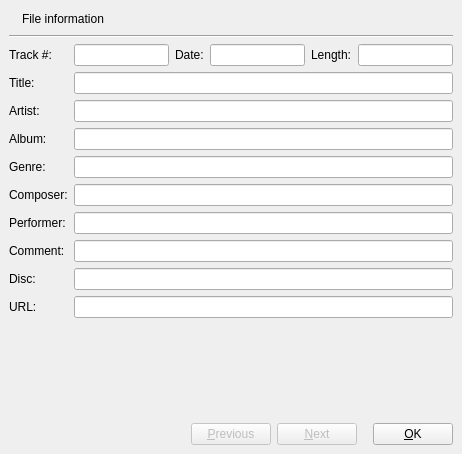
<?xml version="1.0" encoding="UTF-8"?>
<ui version="4.0">
 <author>Håvard Tautra Knutsen</author>
 <class>MetaInfoDialog</class>
 <widget class="QDialog" name="MetaInfoDialog">
  <property name="geometry">
   <rect>
    <x>0</x>
    <y>0</y>
    <width>462</width>
    <height>454</height>
   </rect>
  </property>
  <property name="windowTitle">
   <string>File information</string>
  </property>
  <layout class="QVBoxLayout">
   <property name="spacing">
    <number>6</number>
   </property>
   <property name="margin">
    <number>9</number>
   </property>
   <item>
    <layout class="QHBoxLayout">
     <property name="spacing">
      <number>6</number>
     </property>
     <property name="margin">
      <number>0</number>
     </property>
     <item>
      <widget class="QLabel" name="metaInfoDialogLabel"/>
     </item>
     <item>
      <widget class="QLabel" name="label_2">
       <property name="text">
        <string>File information</string>
       </property>
      </widget>
     </item>
     <item>
      <widget class="QLabel" name="progressLabel">
       <property name="text">
        <string/>
       </property>
      </widget>
     </item>
     <item>
      <spacer>
       <property name="orientation">
        <enum>Qt::Horizontal</enum>
       </property>
       <property name="sizeHint" stdset="0">
        <size>
         <width>40</width>
         <height>20</height>
        </size>
       </property>
      </spacer>
     </item>
     <item>
      <widget class="ClickableLabel" name="l_coverArt" native="true">
       <property name="text" stdset="0">
        <string/>
       </property>
      </widget>
     </item>
    </layout>
   </item>
   <item>
    <widget class="Line" name="line">
     <property name="orientation">
      <enum>Qt::Horizontal</enum>
     </property>
    </widget>
   </item>
   <item>
    <layout class="QGridLayout">
     <property name="margin">
      <number>0</number>
     </property>
     <property name="spacing">
      <number>6</number>
     </property>
     <item row="5" column="1" colspan="5">
      <widget class="QLineEdit" name="composerEdit">
       <property name="readOnly">
        <bool>true</bool>
       </property>
      </widget>
     </item>
     <item row="0" column="0">
      <widget class="QLabel" name="trackLabel">
       <property name="text">
        <string>Track #:</string>
       </property>
      </widget>
     </item>
     <item row="2" column="0">
      <widget class="QLabel" name="artistLabel">
       <property name="text">
        <string>Artist:</string>
       </property>
      </widget>
     </item>
     <item row="0" column="1">
      <widget class="QLineEdit" name="trackEdit">
       <property name="readOnly">
        <bool>true</bool>
       </property>
      </widget>
     </item>
     <item row="1" column="0">
      <widget class="QLabel" name="titleLabel">
       <property name="text">
        <string>Title:</string>
       </property>
      </widget>
     </item>
     <item row="3" column="1" colspan="5">
      <widget class="QLineEdit" name="albumEdit">
       <property name="readOnly">
        <bool>true</bool>
       </property>
      </widget>
     </item>
     <item row="0" column="5">
      <widget class="QLineEdit" name="lengthEdit">
       <property name="readOnly">
        <bool>true</bool>
       </property>
      </widget>
     </item>
     <item row="0" column="2">
      <widget class="QLabel" name="dateLabel">
       <property name="text">
        <string>Date:</string>
       </property>
      </widget>
     </item>
     <item row="4" column="1" colspan="5">
      <widget class="QLineEdit" name="genreEdit">
       <property name="readOnly">
        <bool>true</bool>
       </property>
      </widget>
     </item>
     <item row="8" column="1" colspan="5">
      <widget class="QLineEdit" name="discEdit">
       <property name="readOnly">
        <bool>true</bool>
       </property>
      </widget>
     </item>
     <item row="2" column="1" colspan="5">
      <widget class="QLineEdit" name="artistEdit">
       <property name="readOnly">
        <bool>true</bool>
       </property>
      </widget>
     </item>
     <item row="0" column="3">
      <widget class="QLineEdit" name="dateEdit">
       <property name="readOnly">
        <bool>true</bool>
       </property>
      </widget>
     </item>
     <item row="0" column="4">
      <widget class="QLabel" name="lengthLabel">
       <property name="text">
        <string>Length:</string>
       </property>
      </widget>
     </item>
     <item row="1" column="1" colspan="5">
      <widget class="QLineEdit" name="titleEdit">
       <property name="readOnly">
        <bool>true</bool>
       </property>
      </widget>
     </item>
     <item row="9" column="1" colspan="5">
      <widget class="QLineEdit" name="urlEdit">
       <property name="readOnly">
        <bool>true</bool>
       </property>
      </widget>
     </item>
     <item row="9" column="0">
      <widget class="QLabel" name="urlLabel">
       <property name="text">
        <string>URL:</string>
       </property>
      </widget>
     </item>
     <item row="5" column="0">
      <widget class="QLabel" name="composerLabel">
       <property name="text">
        <string>Composer:</string>
       </property>
      </widget>
     </item>
     <item row="3" column="0">
      <widget class="QLabel" name="albumLabel">
       <property name="text">
        <string>Album:</string>
       </property>
      </widget>
     </item>
     <item row="4" column="0">
      <widget class="QLabel" name="genreLabel">
       <property name="text">
        <string>Genre:</string>
       </property>
      </widget>
     </item>
     <item row="7" column="1" colspan="5">
      <widget class="QLineEdit" name="commentEdit">
       <property name="readOnly">
        <bool>true</bool>
       </property>
      </widget>
     </item>
     <item row="8" column="0">
      <widget class="QLabel" name="discLabel">
       <property name="text">
        <string>Disc:</string>
       </property>
      </widget>
     </item>
     <item row="7" column="0">
      <widget class="QLabel" name="commentLabel">
       <property name="text">
        <string>Comment:</string>
       </property>
      </widget>
     </item>
     <item row="6" column="1" colspan="5">
      <widget class="QLineEdit" name="performerEdit">
       <property name="readOnly">
        <bool>true</bool>
       </property>
      </widget>
     </item>
     <item row="6" column="0">
      <widget class="QLabel" name="performerLabel">
       <property name="text">
        <string>Performer:</string>
       </property>
      </widget>
     </item>
    </layout>
   </item>
   <item>
    <spacer>
     <property name="orientation">
      <enum>Qt::Vertical</enum>
     </property>
     <property name="sizeHint" stdset="0">
      <size>
       <width>434</width>
       <height>16</height>
      </size>
     </property>
    </spacer>
   </item>
   <item>
    <layout class="QHBoxLayout">
     <property name="spacing">
      <number>6</number>
     </property>
     <property name="margin">
      <number>0</number>
     </property>
     <item>
      <spacer>
       <property name="orientation">
        <enum>Qt::Horizontal</enum>
       </property>
       <property name="sizeHint" stdset="0">
        <size>
         <width>131</width>
         <height>9</height>
        </size>
       </property>
      </spacer>
     </item>
     <item>
      <widget class="QPushButton" name="prevButton">
       <property name="enabled">
        <bool>false</bool>
       </property>
       <property name="toolTip">
        <string/>
       </property>
       <property name="text">
        <string>&amp;Previous</string>
       </property>
      </widget>
     </item>
     <item>
      <widget class="QPushButton" name="nextButton">
       <property name="enabled">
        <bool>false</bool>
       </property>
       <property name="toolTip">
        <string/>
       </property>
       <property name="text">
        <string>&amp;Next</string>
       </property>
      </widget>
     </item>
     <item>
      <spacer>
       <property name="orientation">
        <enum>Qt::Horizontal</enum>
       </property>
       <property name="sizeType">
        <enum>QSizePolicy::Minimum</enum>
       </property>
       <property name="sizeHint" stdset="0">
        <size>
         <width>10</width>
         <height>10</height>
        </size>
       </property>
      </spacer>
     </item>
     <item>
      <widget class="QPushButton" name="okButton">
       <property name="text">
        <string>&amp;OK</string>
       </property>
      </widget>
     </item>
    </layout>
   </item>
  </layout>
  <widget class="QWidget" name="widget" native="true">
   <property name="geometry">
    <rect>
     <x>0</x>
     <y>0</y>
     <width>100</width>
     <height>30</height>
    </rect>
   </property>
  </widget>
 </widget>
 <customwidgets>
  <customwidget>
   <class>ClickableLabel</class>
   <extends>QWidget</extends>
   <header>clickablelabel.h</header>
  </customwidget>
 </customwidgets>
 <tabstops>
  <tabstop>okButton</tabstop>
  <tabstop>prevButton</tabstop>
  <tabstop>nextButton</tabstop>
  <tabstop>trackEdit</tabstop>
  <tabstop>dateEdit</tabstop>
  <tabstop>lengthEdit</tabstop>
  <tabstop>titleEdit</tabstop>
  <tabstop>artistEdit</tabstop>
  <tabstop>albumEdit</tabstop>
  <tabstop>genreEdit</tabstop>
  <tabstop>composerEdit</tabstop>
  <tabstop>commentEdit</tabstop>
  <tabstop>discEdit</tabstop>
  <tabstop>urlEdit</tabstop>
 </tabstops>
 <resources/>
 <connections/>
</ui>
